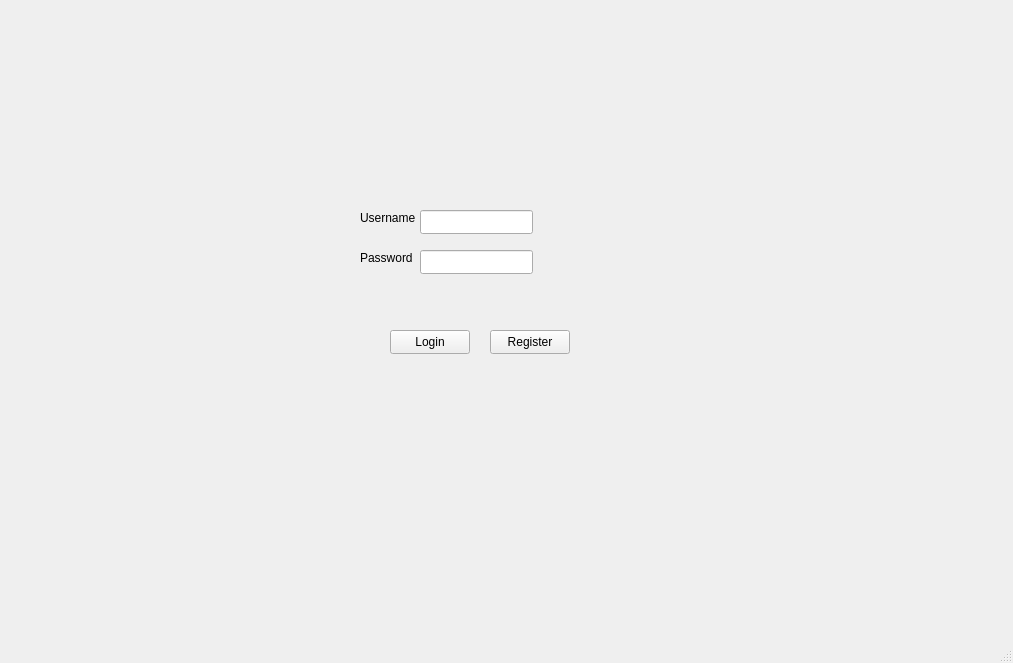
<?xml version="1.0" encoding="UTF-8"?>
<ui version="4.0">
 <class>MainWindow</class>
 <widget class="QMainWindow" name="MainWindow">
  <property name="geometry">
   <rect>
    <x>0</x>
    <y>0</y>
    <width>1013</width>
    <height>663</height>
   </rect>
  </property>
  <property name="windowTitle">
   <string>Login</string>
  </property>
  <widget class="QWidget" name="centralwidget">
   <widget class="QLineEdit" name="lineEditUsername">
    <property name="geometry">
     <rect>
      <x>420</x>
      <y>210</y>
      <width>113</width>
      <height>24</height>
     </rect>
    </property>
   </widget>
   <widget class="QLineEdit" name="lineEditPassword">
    <property name="geometry">
     <rect>
      <x>420</x>
      <y>250</y>
      <width>113</width>
      <height>24</height>
     </rect>
    </property>
    <property name="layoutDirection">
     <enum>Qt::LayoutDirection::LeftToRight</enum>
    </property>
    <property name="echoMode">
     <enum>QLineEdit::EchoMode::Password</enum>
    </property>
   </widget>
   <widget class="QPushButton" name="pushButtonLogin">
    <property name="geometry">
     <rect>
      <x>390</x>
      <y>330</y>
      <width>80</width>
      <height>24</height>
     </rect>
    </property>
    <property name="text">
     <string>Login</string>
    </property>
   </widget>
   <widget class="QPushButton" name="pushButtonRegister">
    <property name="geometry">
     <rect>
      <x>490</x>
      <y>330</y>
      <width>80</width>
      <height>24</height>
     </rect>
    </property>
    <property name="text">
     <string>Register</string>
    </property>
   </widget>
   <widget class="QLabel" name="label">
    <property name="geometry">
     <rect>
      <x>360</x>
      <y>210</y>
      <width>61</width>
      <height>16</height>
     </rect>
    </property>
    <property name="text">
     <string>Username</string>
    </property>
   </widget>
   <widget class="QLabel" name="label_2">
    <property name="geometry">
     <rect>
      <x>360</x>
      <y>250</y>
      <width>61</width>
      <height>16</height>
     </rect>
    </property>
    <property name="text">
     <string>Password</string>
    </property>
   </widget>
   <widget class="QLabel" name="labelStatus">
    <property name="geometry">
     <rect>
      <x>360</x>
      <y>290</y>
      <width>251</width>
      <height>20</height>
     </rect>
    </property>
    <property name="styleSheet">
     <string notr="true">color: gray;</string>
    </property>
    <property name="text">
     <string/>
    </property>
   </widget>
  </widget>
  <widget class="QMenuBar" name="menubar">
   <property name="geometry">
    <rect>
     <x>0</x>
     <y>0</y>
     <width>1013</width>
     <height>21</height>
    </rect>
   </property>
  </widget>
  <widget class="QStatusBar" name="statusbar"/>
 </widget>
 <resources/>
 <connections/>
</ui>
